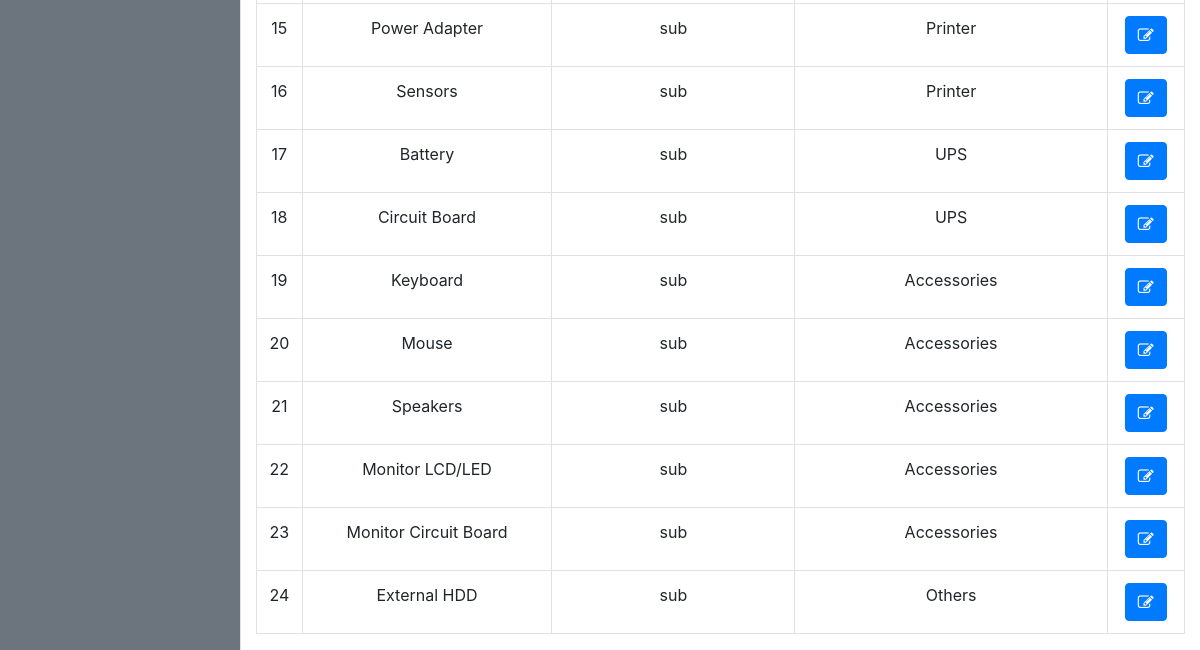
The page /admin/settings/hardware-components.php (signed in, lower part) on the database as committed earlier.
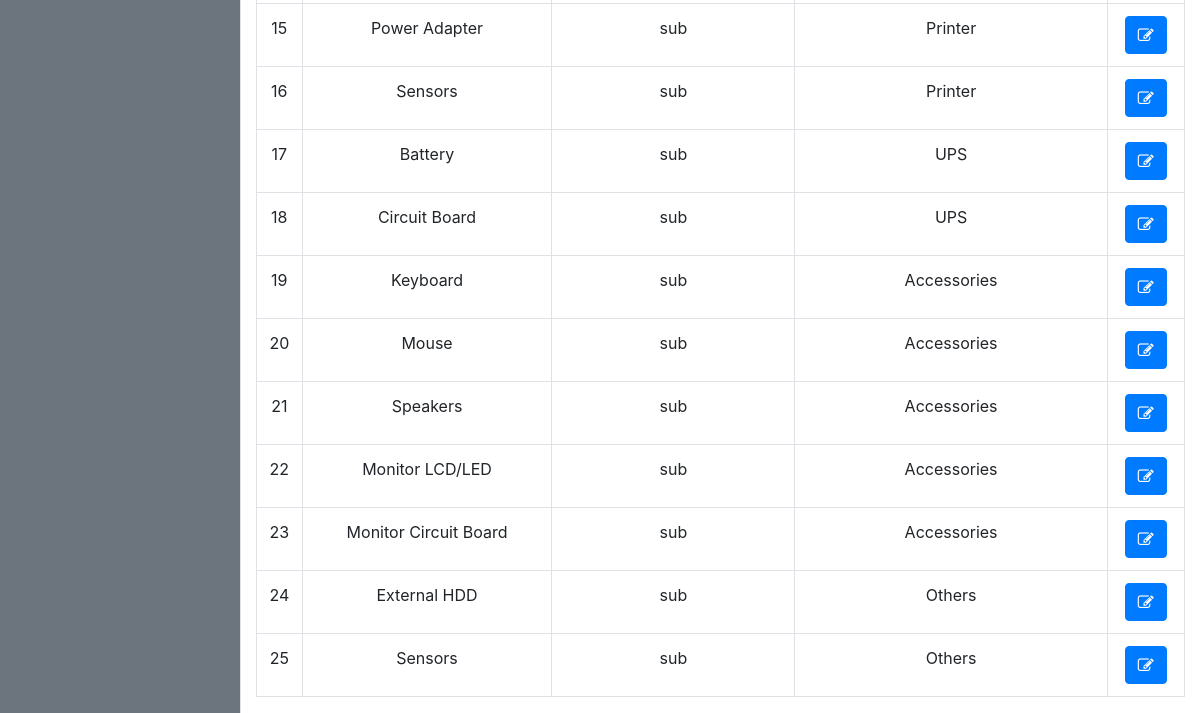
The same page on the database as committed later.
### tables this page shows
CREATE TABLE `hardwarecomponent_tbl` (
  `hwcomponent_id` int(11) NOT NULL,
  `hwcomponent_name` varchar(255) NOT NULL,
  `hwcomponent_type` enum('main','sub') DEFAULT NULL,
  `hwcomponent_category` int(10) DEFAULT NULL
);

### config/controllers/controller.php (called while the page is built, shortened)
<?php
class Controller
{
	public function getHardwareComponents($hwcomponent_id = null)
	{
		global $con;
		if ($hwcomponent_id == null) {
			$qry = "SELECT * FROM hardwarecomponent_tbl";
			$result = $con->query($qry);
			if ($result) {
				$components = array();
				while ($row = $result->fetch_assoc()) {
					$components[] = $row;
				}
				return $components;
			} else {
				return false;
			}
		} else {
			$qry = "SELECT * FROM hardwarecomponent_tbl WHERE hwcomponent_id = '" . $hwcomponent_id . "' ";
			$result = $con->query($qry);
			return $result ? $result->fetch_assoc() : false;
		}
	}
}

### tables/hardwareComponent-tbl.php (the view, shortened to what this page needs)
<?php if (count($hardware_components) == 0) : ?>
  <div class="alert alert-info text-center">
    <?= "No Data Found!"; ?>
  </div>
<?php else : ?>
  <table class="table table-bordered text-center">
    <tbody id="table_body">
      <?php
      $id = 1;
      foreach ($hardware_components as $component) :
        if ($component['hwcomponent_type'] === 'sub') {
          $hwcomponent = $control->getHardwareComponents($component['hwcomponent_category']);
        }
      ?>
        <tr>
          <td> <?= $id ?> </td>
          <td> <?= $component['hwcomponent_name'] ?> </td>
          <td> <?= $component['hwcomponent_type'] ?> </td>
          <td>
            <?php
            if ($component['hwcomponent_type'] === 'sub' && $hwcomponent) {
              echo $hwcomponent['hwcomponent_name'];
            }
            ?>
          </td>
          <td>
            <button type="button" class="btn btn-primary edit" id="<?= $component['hwcomponent_id'] ?>" data-toggle="tooltip" title="Edit"><i class="fa fa-pencil-square-o" aria-hidden="true"></i></button>
          </td>
        </tr>
      <?php
        $id += 1;
      endforeach;
      ?>
    </tbody>
  </table>
  </div>
  </div>
<?php endif; ?>

Rows that differ between the two databases and show on the page:
added hardwarecomponent_tbl: hwcomponent_name "Sensors", hwcomponent_type "sub", hardwarecomponent_tbl.hwcomponent_name "Others"
